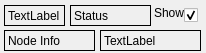
<?xml version="1.0" encoding="UTF-8"?>
<ui version="4.0">
 <class>NodeFoot</class>
 <widget class="QWidget" name="NodeFoot">
  <property name="geometry">
   <rect>
    <x>0</x>
    <y>0</y>
    <width>206</width>
    <height>53</height>
   </rect>
  </property>
  <property name="windowTitle">
   <string>Form</string>
  </property>
  <widget class="QLabel" name="nodeInfoLabel">
   <property name="geometry">
    <rect>
     <x>4</x>
     <y>30</y>
     <width>91</width>
     <height>21</height>
    </rect>
   </property>
   <property name="frameShape">
    <enum>QFrame::Box</enum>
   </property>
   <property name="text">
    <string>Node Info</string>
   </property>
  </widget>
  <widget class="QLabel" name="nodeNameLabel">
   <property name="geometry">
    <rect>
     <x>4</x>
     <y>5</y>
     <width>61</width>
     <height>21</height>
    </rect>
   </property>
   <property name="frameShape">
    <enum>QFrame::Panel</enum>
   </property>
   <property name="text">
    <string>TextLabel</string>
   </property>
  </widget>
  <widget class="QCheckBox" name="displayBox">
   <property name="geometry">
    <rect>
     <x>184</x>
     <y>5</y>
     <width>16</width>
     <height>20</height>
    </rect>
   </property>
   <property name="text">
    <string/>
   </property>
   <property name="checked">
    <bool>true</bool>
   </property>
  </widget>
  <widget class="QLabel" name="statusLab">
   <property name="geometry">
    <rect>
     <x>70</x>
     <y>5</y>
     <width>81</width>
     <height>21</height>
    </rect>
   </property>
   <property name="frameShape">
    <enum>QFrame::Panel</enum>
   </property>
   <property name="text">
    <string>Status</string>
   </property>
  </widget>
  <widget class="QLabel" name="label_2">
   <property name="geometry">
    <rect>
     <x>154</x>
     <y>5</y>
     <width>31</width>
     <height>16</height>
    </rect>
   </property>
   <property name="text">
    <string>Show</string>
   </property>
  </widget>
  <widget class="QLabel" name="elLabel">
   <property name="geometry">
    <rect>
     <x>100</x>
     <y>30</y>
     <width>101</width>
     <height>21</height>
    </rect>
   </property>
   <property name="frameShape">
    <enum>QFrame::Panel</enum>
   </property>
   <property name="text">
    <string>TextLabel</string>
   </property>
  </widget>
 </widget>
 <resources/>
 <connections/>
</ui>
